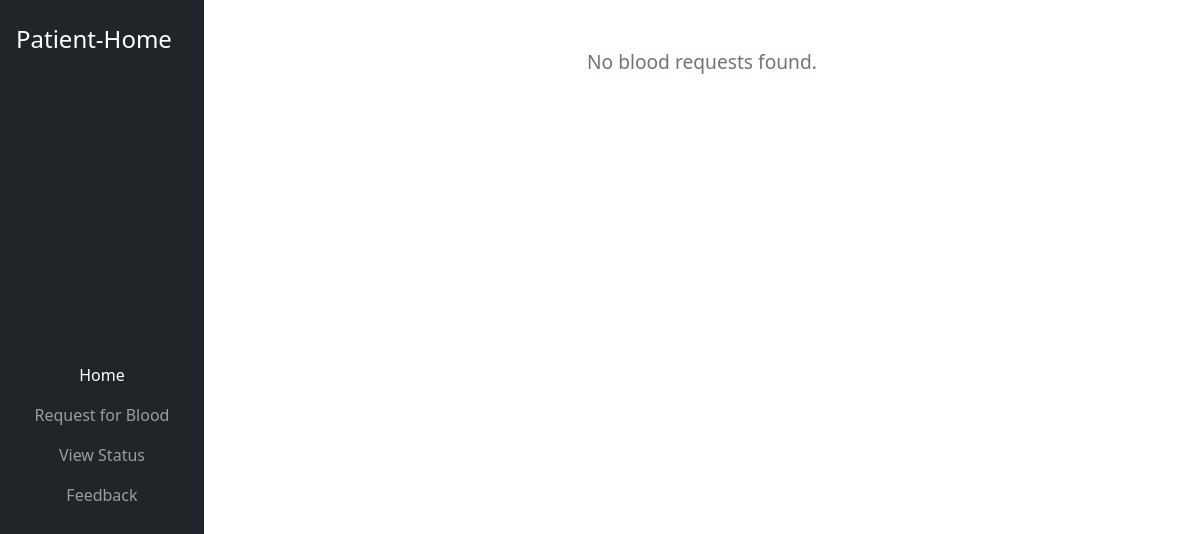
The app's page /bloodreq-view (signed in), older data.
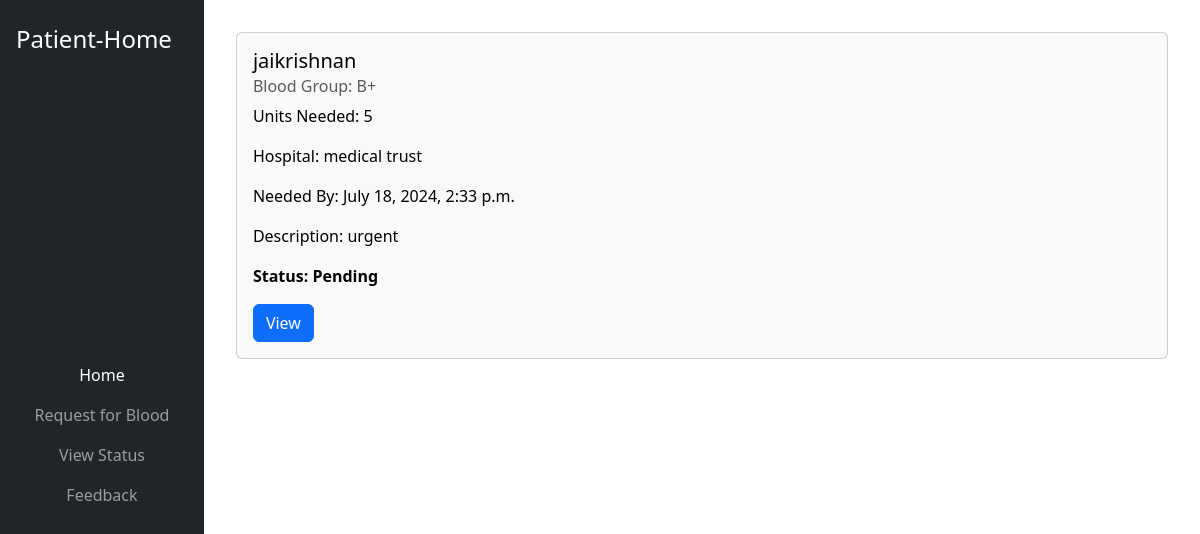
The same page, newer data.
### base/models.py (models this page shows, shortened)
class BloodRequest(models.Model):
    BLOOD_GROUP_CHOICES = [
        ('A+', 'A+'),
        ('A-', 'A-'),
        ('B+', 'B+'),
        ('B-', 'B-'),
        ('AB+', 'AB+'),
        ('AB-', 'AB-'),
        ('O+', 'O+'),
        ('O-', 'O-'),
    ]
    username = models.CharField(max_length=200)
    phone_number = models.CharField(max_length=15)
    email=models.ForeignKey(PatientModel,on_delete=models.CASCADE)
    blood_group = models.CharField(max_length=3, choices=BLOOD_GROUP_CHOICES)
    unit = models.IntegerField()
    description = models.TextField(max_length=3000)
    hospital = models.CharField(max_length=300)
    needed_date_time = models.DateTimeField()
    requested = models.BooleanField(default=False)

### base/views.py (the view)
# urls.py: path('bloodreq-view',views.blood_request_view,name="blood_request_view"),
def blood_request_view(request):
    patient_email= request.session.get('patient_email')
    try:
        blood_accept=Blood_accept.objects.filter(accepted=True)
        status=BloodRequest.objects.filter(email=patient_email)
        accepted_ids=[]
        for i in blood_accept:
            blood_accepted=BloodRequest.objects.get(id=i.blood_request_id.id)
            accepted_ids.append(blood_accepted.id)
        context={'status':status,'accepted_ids':accepted_ids}
        return render(request,"base/BloodReqView.html",context)
    except BloodRequest.DoesNotExist:
        return redirect('some_error_messages')

### base/Templates/base/BloodReqView.html (shortened to what this page needs)
<!DOCTYPE html>
<html lang="en">
<head>
    <link href="https://cdn.jsdelivr.net/npm/bootstrap@5.3.3/dist/css/bootstrap.min.css" rel="stylesheet">
</head>
<body>
    <div class="d-flex flex-column flex-lg-row vh-100">
        <nav class="navbar navbar-expand-lg navbar-dark bg-dark flex-lg-column side-navbar p-3">
            <a class="navbar-brand navbar-brand-custom mb-4" href="#">Patient-Home</a>
            <div class="collapse navbar-collapse" id="navbarNav">
                <ul class="navbar-nav flex-column text-center">
                    <li class="nav-item">
                        <a class="nav-link active" aria-current="page" href="{% url 'patient_home' %}">Home</a>
                    </li>
                    <li class="nav-item">
                        <a class="nav-link" href="{% url 'blood_request' %}">Request for Blood</a>
                    </li>
                    <li class="nav-item">
                        <a class="nav-link" href="{% url 'blood_request_view' %}">View Status</a>
                    </li>
                    <li class="nav-item">
                        <a class="nav-link" href="{% url 'patient_feedback'%}">Feedback</a>
                    </li>
                </ul>
            </div>
        </nav>
        <div class="container-fluid p-3">
            <div class="row">
                <div class="col-12">
                    <div class="card-container">
                        {% if status %}
                        {% for s in status %}
                        <div class="card">
                            <div class="card-body">
                                <h5 class="card-title">{{ s.username }}</h5>
                                <h6 class="card-subtitle mb-2 text-muted">Blood Group: {{ s.blood_group }}</h6>
                                <p class="card-text">Units Needed: {{ s.unit }}</p>
                                <p class="card-text">Hospital: {{ s.hospital }}</p>
                                <p class="card-text">Needed By: {{ s.needed_date_time }}</p>
                                <p class="card-text">Description: {{ s.description }}</p>
                                {% if s.id in accepted_ids %}
                                <p class="card-text"><strong>Status: Accepted</strong></p>
                                {% else %}
                                <p class="card-text"><strong>Status: Pending</strong></p>
                                {% endif %}
                                <a href="{% url 'accepted_details_view' s.id %}" class="btn btn-primary">View</a>
                            </div>
                        </div>
                        {% endfor %}
                        {% else %}
                        <p class="no-status-message">No blood requests found.</p>
                        {% endif %}
                    </div>
                </div>
            </div>
        </div>
    </div>
</body>
</html>

Row changes from the older to the newer data that the page shows:
added BloodRequest: username "jaikrishnan", blood_group "B+", unit "5", hospital "medical trust", needed_date_time "July 18, 2024, 2:33 p.m.", description "urgent", shows "Status: Pending"
Text that changed along with them:
text no longer shown: "No blood requests found."
